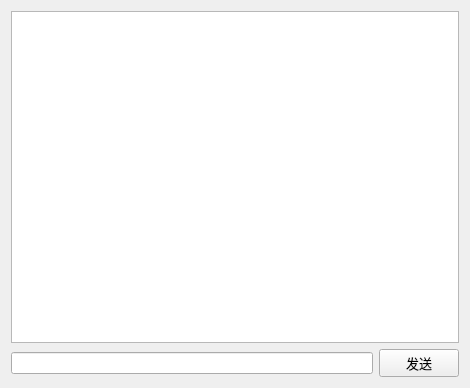
<?xml version="1.0" encoding="UTF-8"?>
<ui version="4.0">
 <class>Chat</class>
 <widget class="QWidget" name="Chat">
  <property name="geometry">
   <rect>
    <x>0</x>
    <y>0</y>
    <width>470</width>
    <height>388</height>
   </rect>
  </property>
  <property name="windowTitle">
   <string>Form</string>
  </property>
  <layout class="QGridLayout" name="gridLayout">
   <item row="0" column="0">
    <layout class="QVBoxLayout" name="verticalLayout">
     <item>
      <widget class="QTextEdit" name="le_chattext">
       <property name="readOnly">
        <bool>true</bool>
       </property>
      </widget>
     </item>
     <item>
      <layout class="QHBoxLayout" name="horizontalLayout">
       <item>
        <widget class="QLineEdit" name="le_spendtext">
         <property name="font">
          <font>
           <family>Arial Narrow</family>
           <pointsize>10</pointsize>
          </font>
         </property>
        </widget>
       </item>
       <item>
        <widget class="QPushButton" name="bnt_spend">
         <property name="font">
          <font>
           <family>Arial Narrow</family>
           <pointsize>10</pointsize>
          </font>
         </property>
         <property name="text">
          <string>发送</string>
         </property>
        </widget>
       </item>
      </layout>
     </item>
    </layout>
   </item>
  </layout>
 </widget>
 <resources/>
 <connections/>
</ui>
